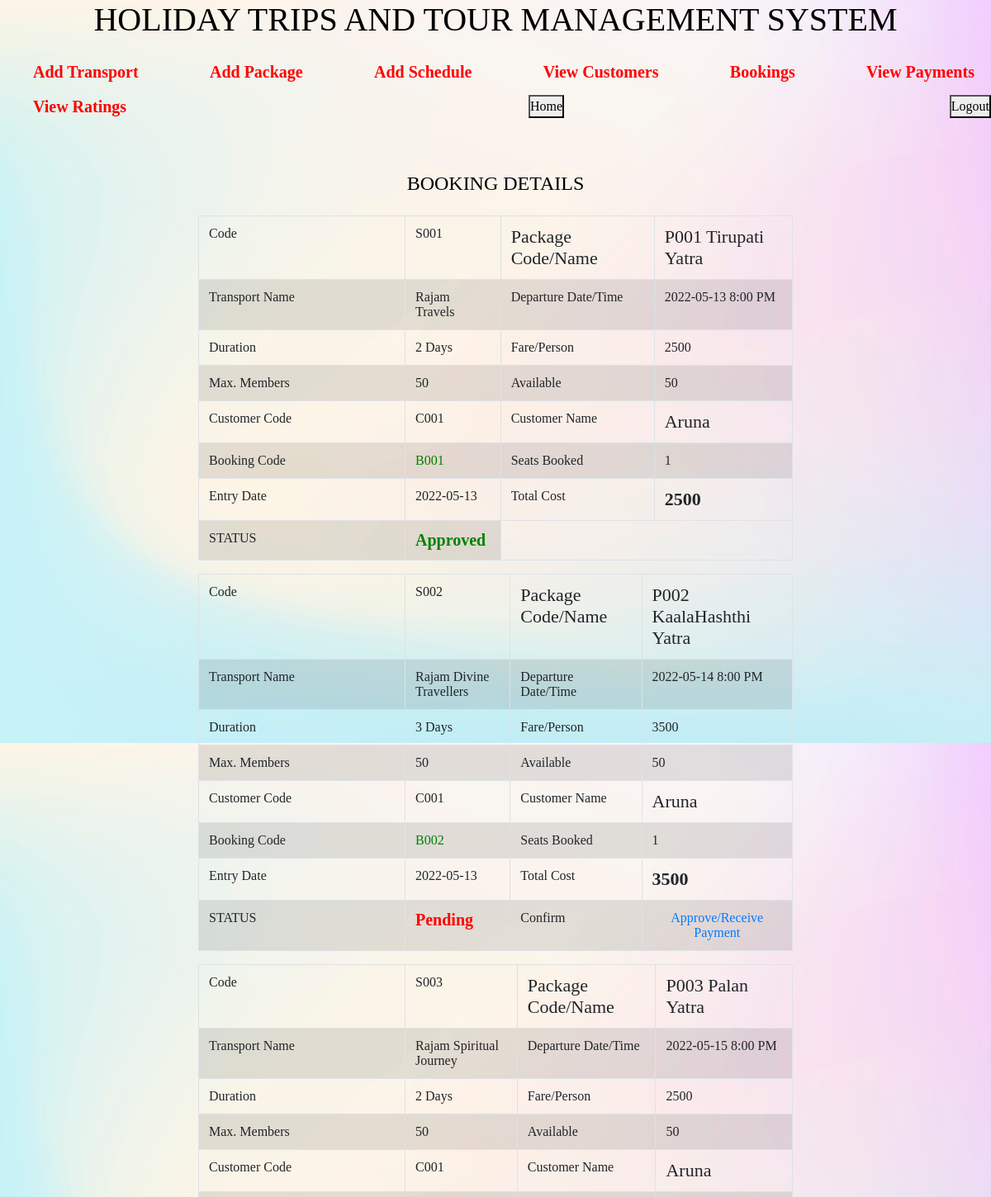
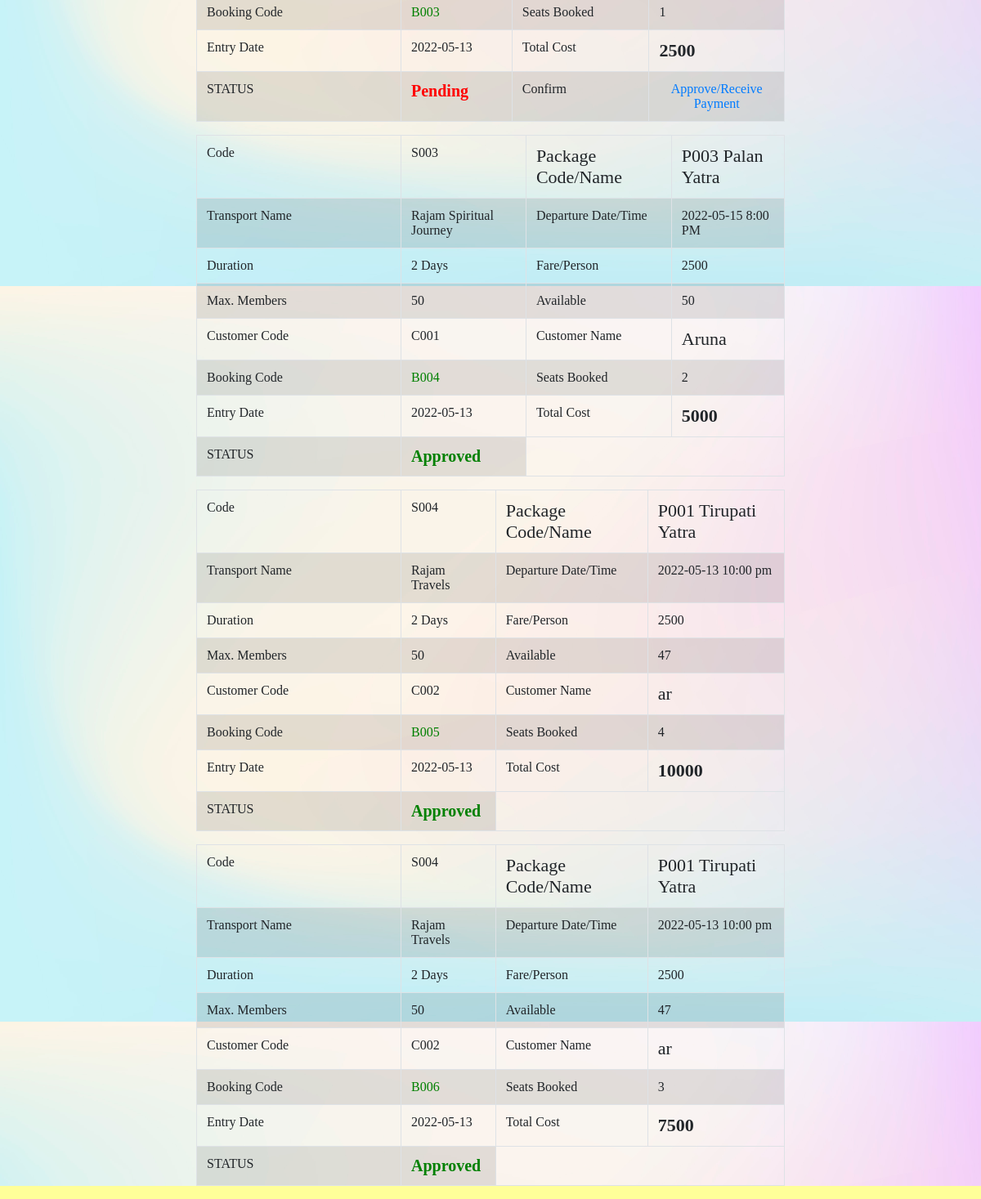
/ViewBookingsByAdmin.php, run on the app's committed database (2 pictures, top to bottom).
### tables this page shows
CREATE TABLE IF NOT EXISTS `schedule` (
  `SNo` int(11) NOT NULL AUTO_INCREMENT,
  `ScheduleCode` varchar(10) NOT NULL,
  `PackageCode` varchar(10) NOT NULL,
  `TransportCode` varchar(10) NOT NULL,
  `DepartureDate` date NOT NULL,
  `DepartureTime` varchar(20) NOT NULL,
  `MaxMembers` int(11) NOT NULL,
  `Available` int(11) NOT NULL,
  PRIMARY KEY (`SNo`)
);

CREATE TABLE IF NOT EXISTS `package` (
  `SNo` int(11) NOT NULL AUTO_INCREMENT,
  `PackageCode` varchar(10) NOT NULL,
  `PackageName` varchar(100) NOT NULL,
  `PlacesOfVisit` varchar(300) NOT NULL,
  `TripDuration` varchar(100) NOT NULL,
  `Fare` decimal(10,0) NOT NULL,
  `Description` varchar(200) NOT NULL,
  `IncludeFood` varchar(3) NOT NULL,
  `Image` varchar(255) NOT NULL,
  PRIMARY KEY (`SNo`),
  UNIQUE KEY `SNo` (`SNo`)
);

CREATE TABLE IF NOT EXISTS `transport` (
  `SNo` int(11) NOT NULL AUTO_INCREMENT,
  `TransportCode` varchar(10) NOT NULL,
  `NameOfTransport` varchar(50) NOT NULL,
  `Registration` varchar(20) NOT NULL,
  `MFGYear` varchar(20) NOT NULL,
  `Image` varchar(255) NOT NULL,
  PRIMARY KEY (`SNo`),
  UNIQUE KEY `SNo` (`SNo`)
);

CREATE TABLE IF NOT EXISTS `booking` (
  `SNo` int(11) NOT NULL AUTO_INCREMENT,
  `BookingCode` varchar(10) NOT NULL,
  `ScheduleCode` varchar(10) NOT NULL,
  `CustomerCode` varchar(10) NOT NULL,
  `EntryDate` date NOT NULL,
  `SeatsRequired` int(11) NOT NULL,
  `Status` varchar(10) NOT NULL,
  PRIMARY KEY (`SNo`)
);

CREATE TABLE IF NOT EXISTS `customertable` (
  `CustomerCode` varchar(10) NOT NULL,
  `CustomerName` varchar(50) NOT NULL,
  `Address` varchar(200) NOT NULL,
  `ContactNo` varchar(12) NOT NULL,
  `EmailId` varchar(50) NOT NULL,
  `Password` varchar(15) NOT NULL,
  PRIMARY KEY (`EmailId`)
);

### ViewBookingsByAdmin.php (the view, shortened to what this page needs)
<html>
<head>
  <link rel="stylesheet" href="https://cdn.jsdelivr.net/npm/bootstrap@5.2.3/dist/css/bootstrap.min.css">
<link rel="stylesheet" href="css/bootstrap.min.css">
  <link rel="stylesheet" href="css/all.css">
  <link rel="stylesheet" type="text/css" href="style.css" />
</head>
<body>
<?php
include('HeaderAdmin.php');
include('Db.php');
?>
	<center>
		<h4>BOOKING DETAILS</h4>
	</center>
	<form action="AddBooking.php" method="post" enctype="multipart/form-data">
		<center>
	<table border='1' cellspacing='0' class="table table-bordered table-hover table-striped table-condensed;">
		<?php
		$query= mysql_query("Select A.*,B.PackageName,B.TripDuration,B.Fare,C.NameOfTransport,D.BookingCode,D.EntryDate,D.SeatsRequired,D.Status,D.CustomerCode,E.CustomerName From Schedule A,Package B,Transport C,Booking D,CustomerTable E Where D.CustomerCode=E.CustomerCode and A.ScheduleCode=D.ScheduleCode and A.PackageCode=B.PackageCode and A.TransportCode=C.TransportCode", $con);
		while ($row = mysql_fetch_array($query))
		{
			echo "<table class='table table-hover table-bordered table-striped' style='width:60%'>";
			echo "<tr>";
			echo "<tr><td style='width:250px' align='left'>Code</td><td align='left' valign='middle'>" . $row['ScheduleCode'] . "</td>";
			echo "<td style='font-size:22px' align='left'>Package Code/Name</td><td align='left'  valign='middle' style='font-size:22px'>" . $row['PackageCode'] . " " . $row['PackageName'] . "</td></tr>";
			echo "<tr><td align='left'>Transport Name</td><td align='left' valign='middle'>" . $row['NameOfTransport'] . "</td>";
			echo "<td align='left'>Departure Date/Time </td><td align='left'  valign='middle'>" . $row['DepartureDate'] . " " . $row['DepartureTime'] . "</td></tr>";
				echo "<tr><td align='left'>Duration</td><td align='left'  valign='middle'>" . $row['TripDuration'] . "</td><td align='left'>Fare/Person</td><td align='left'  valign='middle'>" . $row['Fare'] . "</td></tr>";
			echo "<tr><td align='left'>Max. Members</td><td align='left'  valign='middle'>" . $row['MaxMembers'] . "&nbsp;</td><td align='left'> Available </td><td align='left'>" . $row['Available'] . "</td></tr>";
				echo "<tr><td align='left'>Customer Code</td><td align='left'  valign='middle'>" . $row['CustomerCode'] . "</td><td align='left'>Customer Name</td><td style='font-size:22px' align='left'  valign='middle'>" . $row['CustomerName'] . "</td></tr>";
			echo "<tr><td align='left'>Booking Code</td><td align='left' style='color:green' valign='middle'>" . $row['BookingCode'] . "</td>	<td align='left'>Seats Booked</td><td align='left'  valign='middle'>" . $row['SeatsRequired'] . "</td></tr>";
					echo "<tr><td align='left'>Entry Date</td><td align='left'  valign='middle'>" . $row['EntryDate'] . "</td><td align='left'>Total Cost</td><td align='left'  valign='middle' style='font-size:22px;font-weight:bold'>" . $row['SeatsRequired']*$row['Fare'] . "</td></tr>";
						$total=$row['SeatsRequired']*$row['Fare'] ;
						if($row['Status']=='Pending')
						{
						echo "<tr><td align='left'>STATUS</td><td align='left'  valign='middle' style='font-size:20;font-weight:bold;color:red'>" . $row['Status'] . "</td>";
						echo "<td align='left'>Confirm</td><td><a href='AddPayment.php?code=" . $row['BookingCode'] . "&pay=" . $total . "'>Approve/Receive Payment</a></td></tr>";
						}
						else
							{
								echo "<tr><td align='left'>STATUS</td><td align='left'  valign='middle' style='font-size:20;font-weight:bold;color:green'>" . $row['Status'] . "</td></tr>";
							}
		}
	?>
		</table>
		</center>
	</form>
</body>
</html>

### HeaderAdmin.php (shortened to what this page needs)
<html>
<head>
<link rel="stylesheet" type="text/css" href="Style.css"></link>
</head>
<body>
<div>
<h1>HOLIDAY TRIPS AND TOUR MANAGEMENT SYSTEM</h1>
<div class="navbar">
  <a href="AddTransport.php">Add Transport</a>
   <a href="AddPackage.php">Add Package</a>
	  <a href="AddSchedule.php">Add Schedule</a>
	  <a href="ViewCustomer.php">View Customers</a>
	  <a href="ViewBookingsByAdmin.php">Bookings</a>
	  <a href="ViewPayment.php">View Payments</a>
	  <a href="ViewRatingsByAdmin.php">View Ratings</a>
	  <button onclick="window.location.href = 'HomeAdmin.php';">
        Home
		</button>
		<button onclick="window.location.href = 'Logout.php';">
        Logout
		</button>
</div>
</div>
<br/>
<br/>

### Style.css (style rules this page uses)
body,html { margin:0; padding: 0; color:black; font-size: 12pt; font-family: Impact,sans-serif; background-color: #ffff99; }
div, table { text-align:center; }
.navbar { width: 100%; align-items: center; display: flex; padding: 10px 0; justify-content: space-between; }
* { margin:0; padding:0; }
.navbar { text-align:center; flex:1; }
.navbar a { padding:6px 20px; text-decoration:none; color:red; margin-left:20px; font-size:20px; font-weight:bold; }
body { margin: 0; padding: 0; background-image: url(image/bg.jpg); -webkit-background: cover; background-size: 100%; font-family: Poppins; }

### data on the page
schedule: ScheduleCode "S001", PackageCode "P001", package.PackageName "Tirupati Yatra", transport.NameOfTransport "Rajam Travels", DepartureDate "2022-05-13", DepartureTime "8:00 PM", package.TripDuration "2 Days", package.Fare "2500", MaxMembers "50", Available "50", booking.CustomerCode "C001", customertable.CustomerName "Aruna", booking.BookingCode "B001", booking.SeatsRequired "1", booking.EntryDate "2022-05-13", booking.Status "Approved"
schedule: ScheduleCode "S002", PackageCode "P002", package.PackageName "KaalaHashthi Yatra", transport.NameOfTransport "Rajam Divine Travellers", DepartureDate "2022-05-14", DepartureTime "8:00 PM", package.TripDuration "3 Days", package.Fare "3500", MaxMembers "50", Available "50", booking.CustomerCode "C001", customertable.CustomerName "Aruna", booking.BookingCode "B002", booking.SeatsRequired "1", booking.EntryDate "2022-05-13", booking.Status "Pending"
schedule: ScheduleCode "S003", PackageCode "P003", package.PackageName "Palan Yatra", transport.NameOfTransport "Rajam Spiritual Journey", DepartureDate "2022-05-15", DepartureTime "8:00 PM", package.TripDuration "2 Days", package.Fare "2500", MaxMembers "50", Available "50", booking.CustomerCode "C001", customertable.CustomerName "Aruna", booking.BookingCode "B003", booking.SeatsRequired "1", booking.EntryDate "2022-05-13", booking.Status "Pending", booking.BookingCode "B004", booking.SeatsRequired "2", booking.SeatsRequired "5000", booking.Status "Approved"
schedule: ScheduleCode "S004", PackageCode "P001", package.PackageName "Tirupati Yatra", transport.NameOfTransport "Rajam Travels", DepartureDate "2022-05-13", DepartureTime "10:00 pm", package.TripDuration "2 Days", package.Fare "2500", MaxMembers "50", Available "47", booking.CustomerCode "C002", customertable.CustomerName "ar", booking.BookingCode "B005", booking.SeatsRequired "4", booking.EntryDate "2022-05-13", booking.SeatsRequired "10000", booking.Status "Approved", booking.BookingCode "B006", booking.SeatsRequired "3", booking.SeatsRequired "7500"
